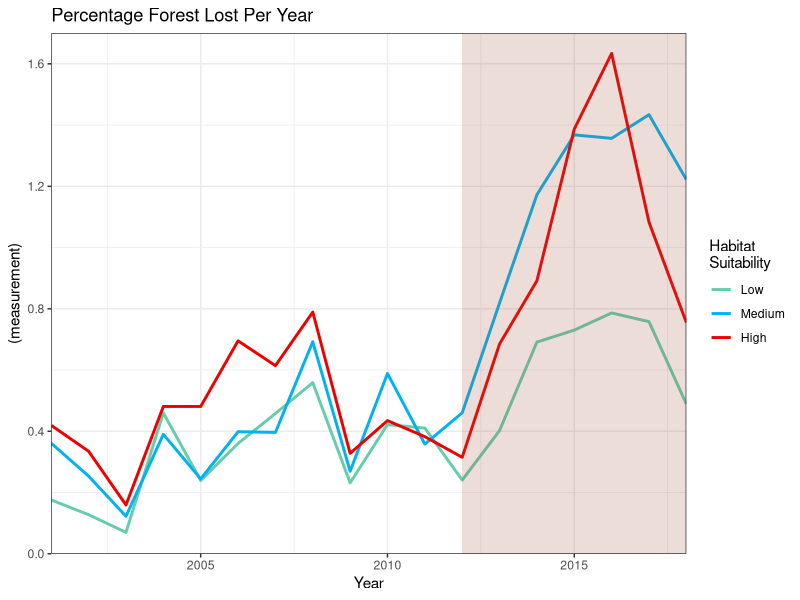
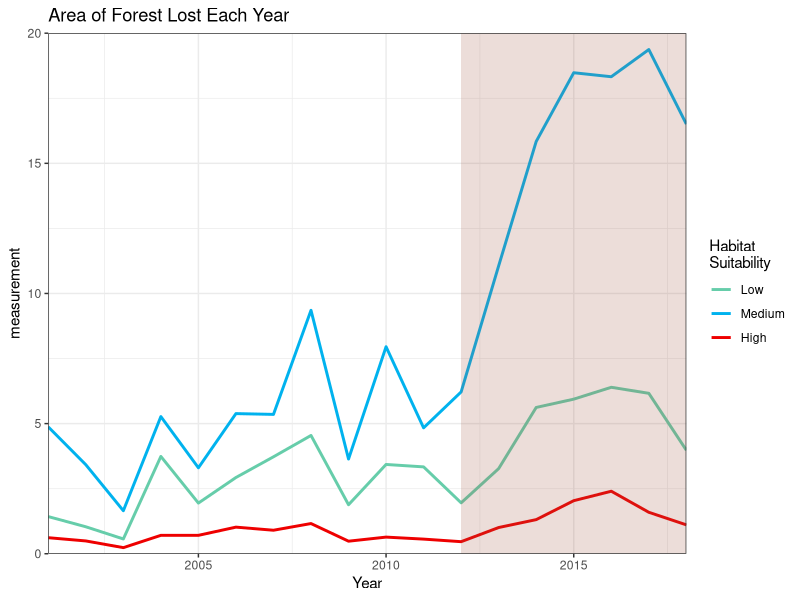
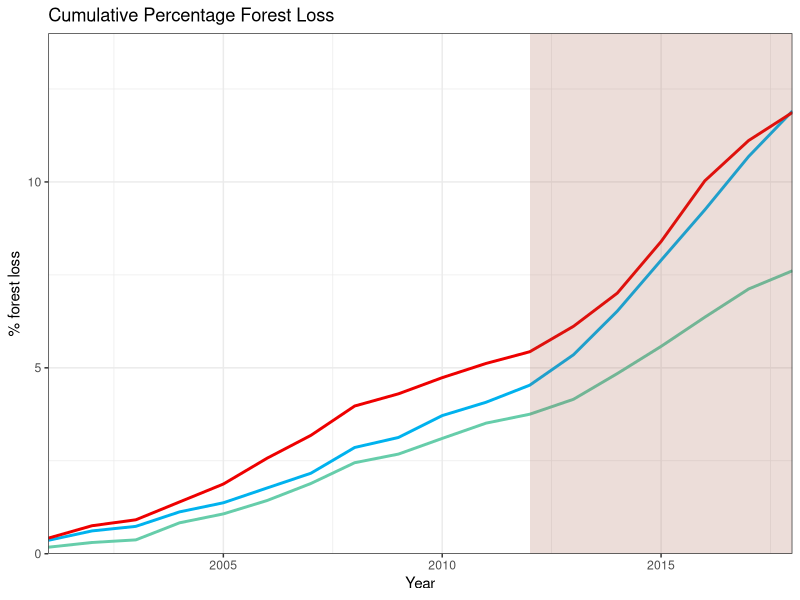
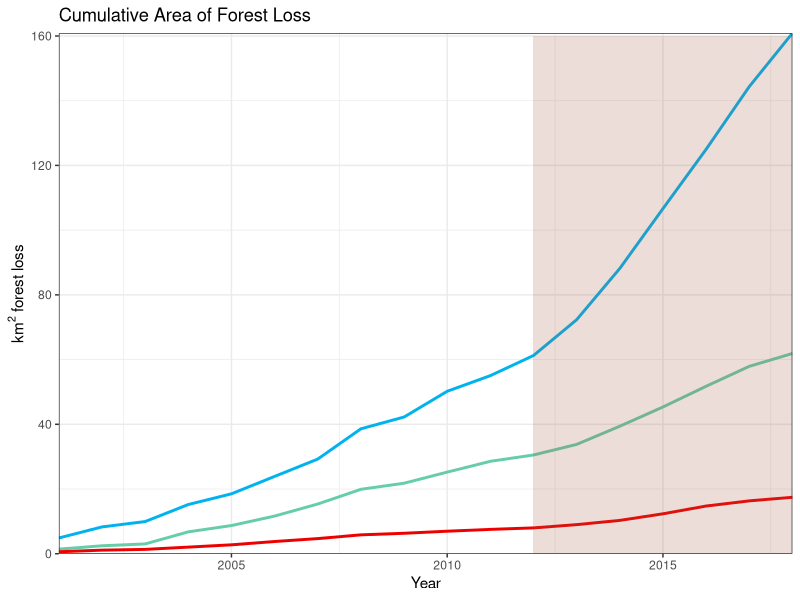
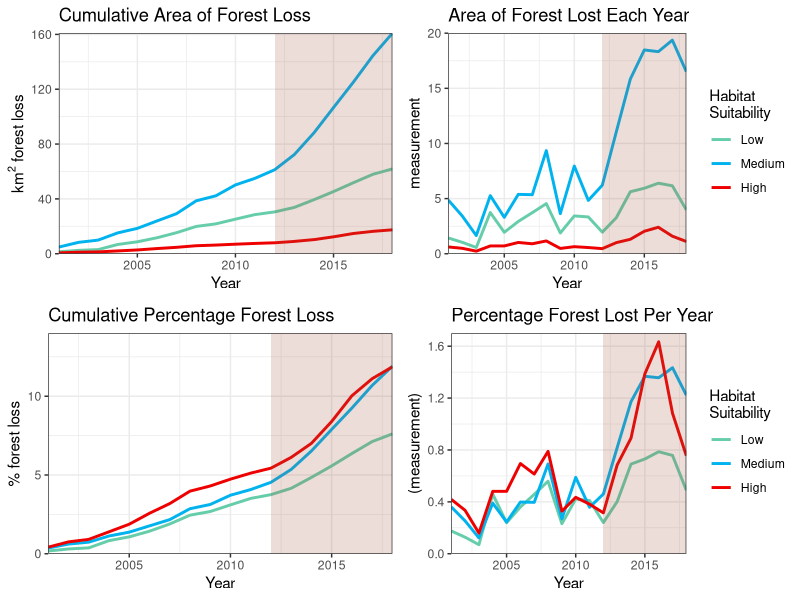

Reproduce these figures in R, in order.
#### Data Vis Script Details: ####
#     .--.             .--.      
#     '.    `   --  `    .'
#       /'   _        _  `\
#     /  ~ \\        // ~  \
#     |/    {}/    \{}    \|
#     |/_   /'       `\  _\|
#     \   | .  .==.  . |  /
#      '._ \.' \__/ './ _.'
#           '._-''-_.'``  
#              '---'                     (adapted from from jgs @ asciiart)
#This script has been created by Cameron Cosgrove (s1427163@sms.ed.ac.uk)
#to graph forest loss data from red panda habitats. 

#### Packages ####

library(tidyr)
library(dplyr)
library(ggplot2)
library(readr)
library(gridExtra)

#### Input data and make a data frame ####
Year <- c(2001:2018)
l_loss <- c(1.427090017,	1.035702972,	0.5674293525,	3.738315922,	1.94664912,	2.929340464,
          3.724295709,	4.544881004,	1.882976783,	3.430158376,	3.33732629,	1.956030896,
          3.271632595,	5.621536099,	5.94028808,	6.395344242,	6.164168121,	3.97737037)
m_loss <- c(4.873361586, 3.421097485, 1.652784656, 5.269099402, 3.302171072,
           5.384272028, 5.354152532,	9.352939322, 3.638897778,	7.953403538,
           4.837613426,	6.21809593,	11.0628342, 15.84096517,	18.48179334,
           18.32826639,	19.37272264,	16.50837556)
c_loss <- c(0.6161667506, 0.4917,	0.234,	0.707,	0.707,
            1.022,	0.903,	1.16,	0.482,	0.639,
            0.562,	0.463,	1.007,	1.310630,	2.0387,
            2.402,	1.592,	1.11)


loss_data_test <- data.frame(Year, l_loss, m_loss, c_loss)
loss_data_test

#### Add percentage values for relative comparison ####
percent_loss <- loss_data_test %>%
  mutate(percent_loss_low = (l_loss/813.26)*100 ) %>%
  mutate(percent_loss_medium = (m_loss/1351)*100 ) %>%
  mutate(percent_loss_core = (c_loss/147)*100) %>%
  mutate(percent_cumulative_low = cumsum(percent_loss_low)) %>%
  mutate(percent_cumulative_medium = cumsum(percent_loss_medium)) %>%
  mutate(percent_cumulative_core = cumsum(percent_loss_core)) %>%
  mutate(total_cumulative_low = cumsum(l_loss)) %>%
  mutate(total_cumulative_medium = cumsum(m_loss)) %>%
  mutate(total_cumulative_core = cumsum(c_loss))



View(percent_loss) #looks good

#### Reshape the data for visulisation. Tidy it all up. ####
data_long <- gather(percent_loss, Treatment, measurement, l_loss:total_cumulative_core, factor_key=TRUE)
View(data_long) #looks good 
str(data_long)
#### filter for the %data and the absolute value data####
percent_data <- data_long %>%
  filter(Treatment == "percent_loss_low" | Treatment == "percent_loss_medium" | Treatment == "percent_loss_core") %>%
  group_by(Treatment, measurement)



absolute_data <- data_long %>%
  filter(Treatment == "l_loss" | Treatment == "m_loss" | Treatment == "c_loss")

red_panda_palett <- c("#b67a3e", "#cb9b74", "#f2e0d2", "#a45544", "	#5a1c1a") 

#### Graphs ####

#Percentage
(percent_chart <- ggplot(percent_data, 
                         aes(x=Year,
                         y= (measurement),
                         group= Treatment)) +
  geom_line(stat="identity",
            aes(col=Treatment),
            show.legend = T,
            size = 1) +
  theme_bw() + 
  coord_cartesian(xlim = c(2001,2018), expand = F,
                  default = FALSE)+
  #add a box showing where the hansen method is improved in detecting small forestry loss
  annotate("rect",
           xmin=c(2012), 
           xmax=c(2018), 
           ymin=c(0), 
           ymax=c(1.7), 
           alpha=0.2, 
           fill="#a45544") +
  labs(title = "Percentage Forest Lost Per Year",
       x = "Year") +
  scale_colour_manual(values =c("#66CDAA", "#00B2EE", "#EE0000"),
                      name="Habitat\nSuitability",
                      breaks=c("percent_loss_low", "percent_loss_medium", "percent_loss_core"),
                      labels=c("Low", "Medium", "High") ))


#Total area
(absolute_chart <- ggplot(absolute_data,
                          aes(x=Year,
                              y= measurement,
                              group= Treatment)) +
    geom_line(stat="identity",
              aes(col=Treatment),
              show.legend = T,
              size = 1) +
    theme_bw() + 
    coord_cartesian(xlim = c(2001,2018), ylim = c(0,20), expand = F,
                    default = FALSE)+
    #add a box showing where the hansen method is improved in detecting small forestry loss
    annotate("rect",
             xmin=c(2012), 
             xmax=c(2018), 
             ymin=c(0), 
             ymax=c(20), 
             alpha=0.2, 
             fill="#a45544") +
    labs(title = "Area of Forest Lost Each Year") +
    scale_colour_manual(values =c("#66CDAA", "#00B2EE", "#EE0000"),
                        name="Habitat\nSuitability",
                        breaks=c("l_loss", "m_loss", "c_loss"),
                        labels=c("Low", "Medium", "High")))

#### Cumulative graphs ####
#Percentage

cum_percent_data <- data_long %>%
  filter(Treatment == "percent_cumulative_low" | Treatment == "percent_cumulative_medium" | Treatment == "percent_cumulative_core")

(cum_percent_chart <- ggplot(cum_percent_data, 
                         aes(x=Year,
                             y= measurement,
                             group= Treatment)) +
   geom_line(stat="identity",
             aes(col=Treatment),
             show.legend = F,
             size = 1) +
   theme_bw() + 
   coord_cartesian(xlim = c(2001,2018), expand = F,
                   default = FALSE)+
   #add a box showing where the hansen method is improved in detecting small forestry loss
   annotate("rect",
            xmin=c(2012), 
            xmax=c(2018), 
            ymin=c(0), 
            ymax=c(14), 
            alpha=0.2, 
            fill="#a45544") +
   labs(title = "Cumulative Percentage Forest Loss",
        x = "Year", 
        y = "% forest loss") +
   scale_colour_manual(values =c("#66CDAA", "#00B2EE", "#EE0000"),
                       name="Habitat\nSuitability",
                       breaks=c("percent_cumulative_low", "percent_cumulative_medium", "percent_cumulative_core"),
                       labels=c("Low", "Medium", "High") ))

# total loss 
cum_total_data <- data_long %>%
  filter(Treatment == "total_cumulative_low" | Treatment == "total_cumulative_medium" | Treatment == "total_cumulative_core")

(cum_total_chart <- ggplot(cum_total_data, 
                             aes(x=Year,
                                 y= measurement,
                                 group= Treatment)) +
    geom_line(stat="identity",
              aes(col=Treatment),
              show.legend = F,
              size = 1) +
    theme_bw() + 
    coord_cartesian(xlim = c(2001,2018), expand = F,
                    default = FALSE)+
    #add a box showing where the hansen method is improved in detecting small forestry loss
    annotate("rect",
             xmin=c(2012), 
             xmax=c(2018), 
             ymin=c(0), 
             ymax=c(160), 
             alpha=0.2, 
             fill="#a45544") +
    labs(title = "Cumulative Area of Forest Loss",
         y = expression(km^{2}~forest~loss)) +
    scale_colour_manual(values =c("#66CDAA", "#00B2EE", "#EE0000"),
                        name="Habitat\nSuitability",
                        breaks=c("total_cumulative_low", "total_cumulative_medium", "total_cumulative_core"),
                        labels=c("Low", "Medium", "High") ))



#### Arrange Graphs ####
cumulative_arrange <- grid.arrange(cum_total_chart, absolute_chart, cum_percent_chart, percent_chart,  nrow = 2) 
c("#EE2C2C", "#FFFFFF", "#FFFFFF")

#### Gain to loss ratio for 2000-2013 ####
# Enter in specific values as printed in the GEE Forest Loss Script
low_ratio = 4.57/cum_total_data$measurement[13]
moderate_ratio = 21.79/cum_total_data$measurement[31]
core_ratio = 2.58/cum_total_data$measurement[49]

View(data.frame(low_ratio, moderate_ratio, core_ratio))


